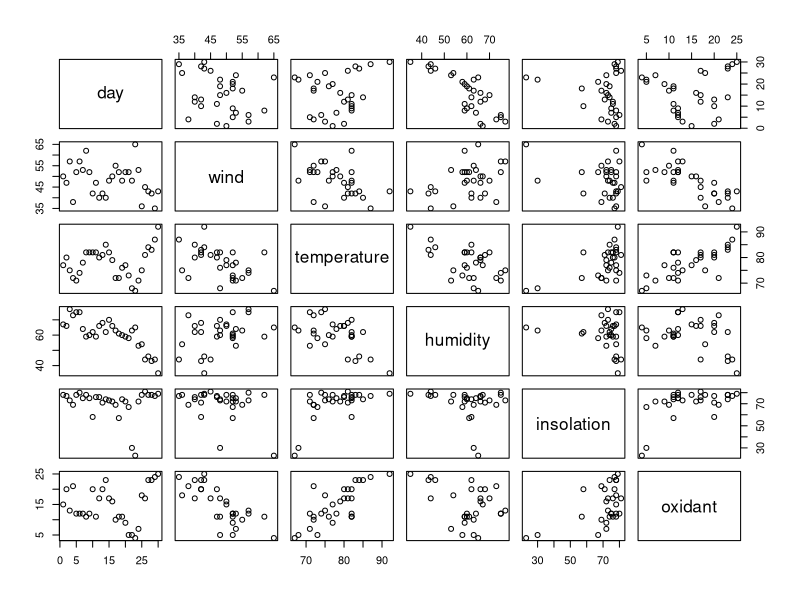
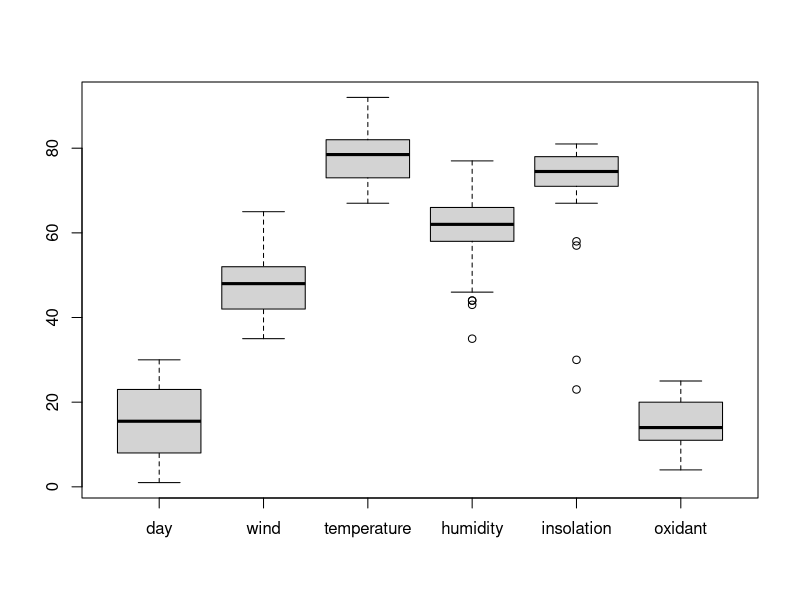
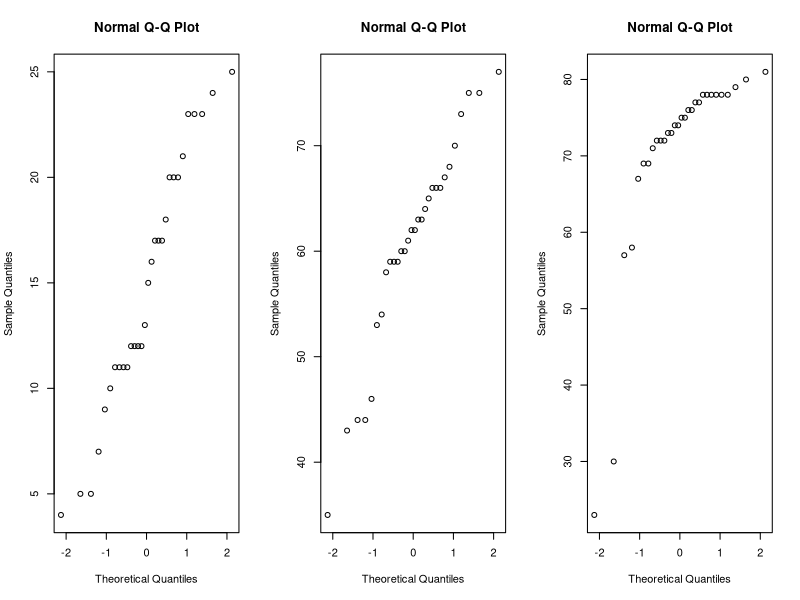
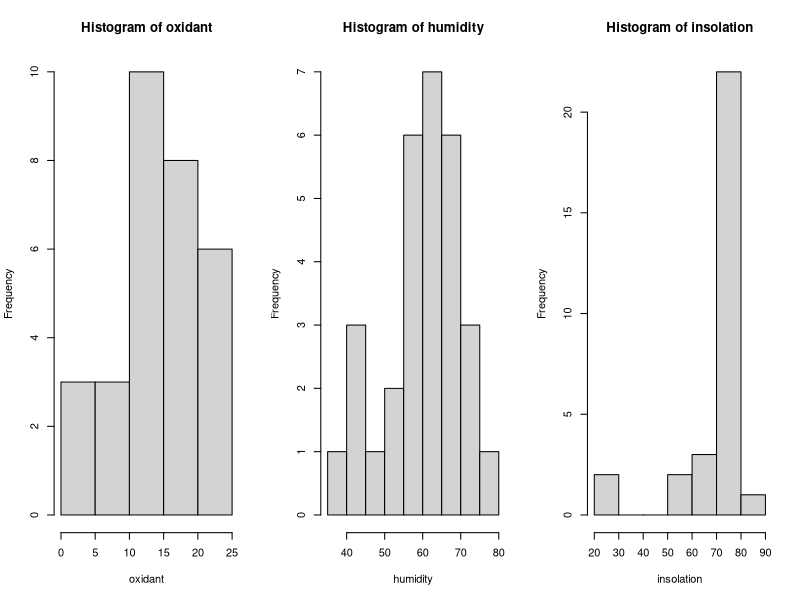
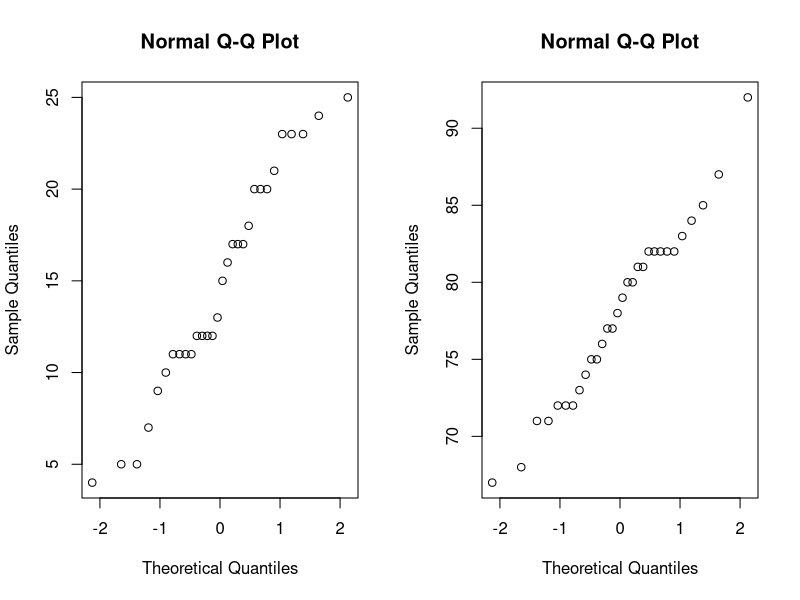
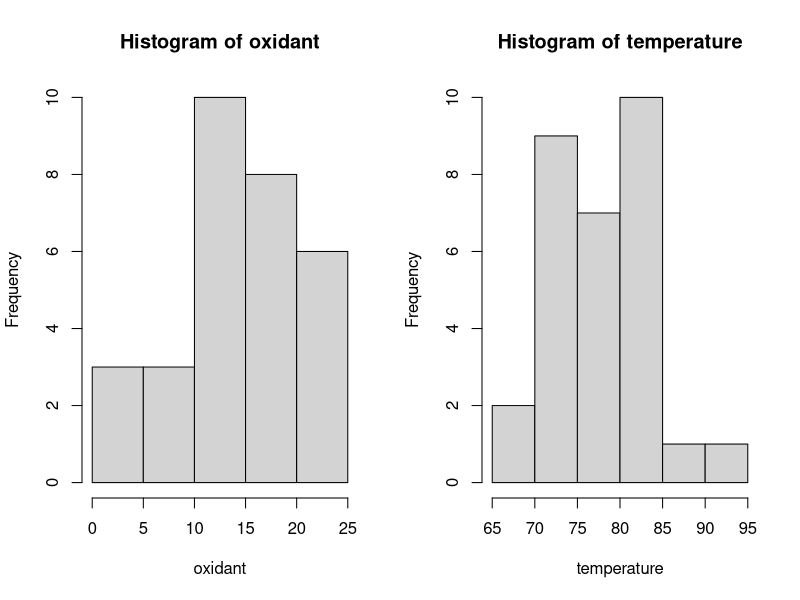
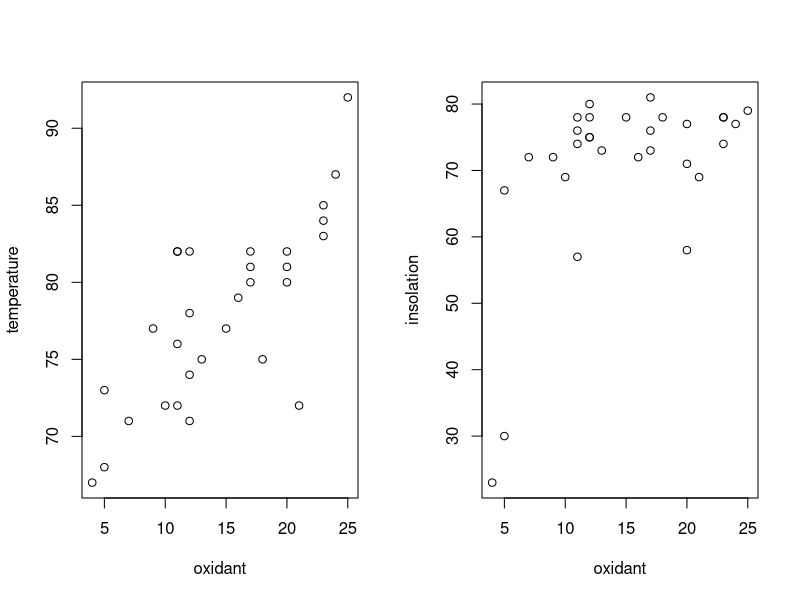
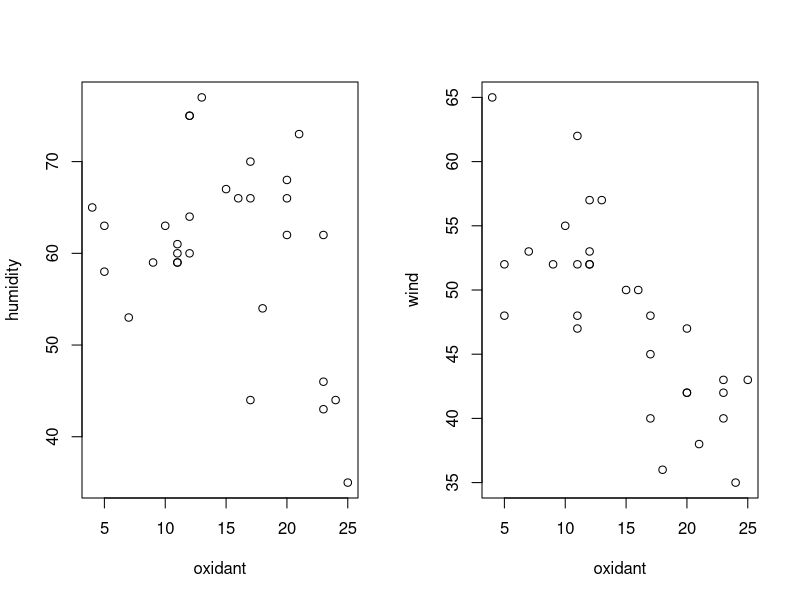

Generate these figures, in order, with R:
data.airpollution <- read.table("datas/airpollution.txt", header = TRUE)
data.airpollution

# a
summary(data.airpollution)
# Make some graphical summaries of the data.
pairs(data.airpollution)
boxplot(data.airpollution) # There are no straight line in the scatter plot.

attach(data.airpollution)
par(mfrow=c(1,3))
qqnorm(oxidant) ; qqnorm(humidity) ; qqnorm(insolation)
hist(oxidant) ; hist(humidity) ; hist(insolation)

par(mfrow=c(1,2))
qqnorm(oxidant) ; qqnorm(temperature)
hist(oxidant) ; hist(temperature)
plot(oxidant,temperature) ; plot(oxidant,insolation)
plot(oxidant,humidity) ; plot(oxidant,wind)

# Investigate the problem of potential and influence points, and the problem of collinearity.

airpolutionlmtmp = lm(oxidant~temperature)
order(abs(residuals(airpolutionlmtmp)))

o5 = rep(0,30) ; o5[5] = 1 ; o5 # 5th outliers
airpolutionlm5 =  lm(oxidant~temperature+o5) ;
summary(airpolutionlm5)

o1 = rep(0,30) ; o1[1] = 1 ; o1 # 30th outliers
airpolutionlm1 =  lm(oxidant~temperature+o1)
summary(airpolutionlm1) 
# outliers are not significant since the coefficient for explanatory

airpolutionlmwind = lm(oxidant~wind)
order(abs(residuals(airpolutionlmwind)))
plot(residuals(airpolutionlmwind))

o8 = rep(0,30) ; o8[8] = 1 ; o8 # 17th outliers
airpolutionlm8 =  lm(oxidant~wind+o8)
summary(airpolutionlm8)

o1 = rep(0,30) ; o1[1] = 1 ; o1 # 30th outliers
airpolutionlm1 =  lm(oxidant~wind+o1)
summary(airpolutionlm1)

huberlmwind = lm(oxidant~wind)
round(cooks.distance(huberlmwind),2)
plot(1:30,cooks.distance(huberlmwind),type = 'b') # 8th point

huberlmtemp = lm(oxidant~temperature)
round(cooks.distance(huberlmtemp),2)
plot(1:30,cooks.distance(huberlmtemp),type = 'b') # 4th point

plot(temperature~wind)
pairs(data.airpollution)
round(cor(data.airpollution),2)
# checking the collinearity
# oxidant ~temperature correlation is the highest 0.76


# b
# Use the added variable plot to depict the relationship between response oxidant and predictor wind.

x=residuals(lm(wind~temperature+humidity+insolation))
y=residuals(lm(oxidant~temperature+humidity+insolation))
plot(x,y,main="Added variable plot for + wind", xlab="residual of wind",ylab="residual of oxidant")

#  What is the meaning of the slope of fitted regression for this scatter plot? 
# not so many observations. no pattern can be seen however, there is a slight aggregation around 0

# c
# Fit a linear regression model to the data. Use both the step-up and step-down methods to find the best model.
# Step-up Model

summary(lm(oxidant~wind))
summary(lm(oxidant~temperature))
summary(lm(oxidant~humidity))
summary(lm(oxidant~insolation))
# Thus, the first variable to add is wind

summary(lm(oxidant~wind+temperature)) # we can include temperature since it's significant and R-squared is higher.
summary(lm(oxidant~wind+humidity)) # we can not add humidity since it's not significant
summary(lm(oxidant~wind+insolation)) # insolation with wind is not highly significant, so we can check insolation with other factors.

summary(lm(oxidant~wind+temperature+insolation)) # we can see that insolation together with wind and temperature is not significant so do not add this.
# summary(lm(oxidant~wind+temperature) seems like correct model.
# Resulting model : oxidant = -5.20334 -0.42706 * wind + 0.52035 * temperature

# Step-down Model
summary(lm(oxidant~wind+temperature+humidity+insolation)) # with 0.65728 insolation has the highest value, so remove it
summary(lm(oxidant~wind+temperature+humidity)) # humidity has 0.131 so we'll remove it
summary(lm(oxidant~wind+temperature)) # there is no insignificant variables left.
# Resulting model : oxidant = -5.20334  + -0.42706 * wind + 0.52035 * temperature

# d
# Determine 95% confidence and prediction intervals for oxidant using the model you preferred in c) for wind=33, temperature=54, humidity=77 and insolation=21.
linearmodel.airpollution <- lm(oxidant~wind+temperature)
fitted(linearmodel.airpollution)
new.data <- data.frame(wind=33, temperature=54, humidity=77,insolation=21)
predict(linearmodel.airpollution, new.data, interval = "confidence", level= 0.95)
predict(linearmodel.airpollution, new.data, interval = "prediction", level= 0.95)

# Prediction interval is larger.